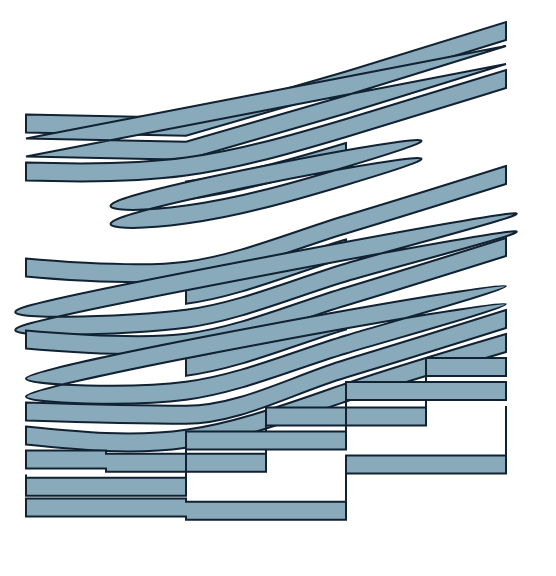

Here is the Vega-Lite specification saved for this chart:
### Vega specification from a JSON file in a GitHub repository (floating-point values rounded to 4 significant figures)
{"$schema": "https://vega.github.io/schema/vega/v6.json", "width": 260, "height": 278, "padding": 5, "marks": [{"type": "area", "from": {"data": "p4"}, "encode": {"update": {"x": {"field": "x"}, "y": {"signal": "datum.y + 0"}, "y2": {"signal": "datum.y + 0 + 9"}, "interpolate": {"value": "linear"}, "fill": {"value": "#8ab"}, "stroke": {"value": "#123"}}}}, {"type": "area", "from": {"data": "p4"}, "encode": {"update": {"x": {"field": "x"}, "y": {"signal": "datum.y + 12"}, "y2": {"signal": "datum.y + 12 + 9"}, "interpolate": {"value": "linear-closed"}, "fill": {"value": "#8ab"}, "stroke": {"value": "#123"}}}}, {"type": "area", "from": {"data": "p4"}, "encode": {"update": {"x": {"field": "x"}, "y": {"signal": "datum.y + 24"}, "y2": {"signal": "datum.y + 24 + 9"}, "interpolate": {"value": "basis"}, "fill": {"value": "#8ab"}, "stroke": {"value": "#123"}}}}, {"type": "area", "from": {"data": "p4"}, "encode": {"update": {"x": {"field": "x"}, "y": {"signal": "datum.y + 36"}, "y2": {"signal": "datum.y + 36 + 9"}, "interpolate": {"value": "basis-open"}, "fill": {"value": "#8ab"}, "stroke": {"value": "#123"}}}}, {"type": "area", "from": {"data": "p4"}, "encode": {"update": {"x": {"field": "x"}, "y": {"signal": "datum.y + 48"}, "y2": {"signal": "datum.y + 48 + 9"}, "interpolate": {"value": "basis-closed"}, "fill": {"value": "#8ab"}, "stroke": {"value": "#123"}}}}, {"type": "area", "from": {"data": "p4"}, "encode": {"update": {"x": {"field": "x"}, "y": {"signal": "datum.y + 72"}, "y2": {"signal": "datum.y + 72 + 9"}, "interpolate": {"value": "cardinal"}, "fill": {"value": "#8ab"}, "stroke": {"value": "#123"}}}}, {"type": "area", "from": {"data": "p4"}, "encode": {"update": {"x": {"field": "x"}, "y": {"signal": "datum.y + 84"}, "y2": {"signal": "datum.y + 84 + 9"}, "interpolate": {"value": "cardinal-open"}, "fill": {"value": "#8ab"}, "stroke": {"value": "#123"}}}}, {"type": "area", "from": {"data": "p4"}, "encode": {"update": {"x": {"field": "x"}, "y": {"signal": "datum.y + 96"}, "y2": {"signal": "datum.y + 96 + 9"}, "interpolate": {"value": "cardinal-closed"}, "fill": {"value": "#8ab"}, "stroke": {"value": "#123"}}}}, {"type": "area", "from": {"data": "p4"}, "encode": {"update": {"x": {"field": "x"}, "y": {"signal": "datum.y + 108"}, "y2": {"signal": "datum.y + 108 + 9"}, "interpolate": {"value": "catmull-rom"}, "fill": {"value": "#8ab"}, "stroke": {"value": "#123"}}}}, {"type": "area", "from": {"data": "p4"}, "encode": {"update": {"x": {"field": "x"}, "y": {"signal": "datum.y + 120"}, "y2": {"signal": "datum.y + 120 + 9"}, "interpolate": {"value": "catmull-rom-open"}, "fill": {"value": "#8ab"}, "stroke": {"value": "#123"}}}}, {"type": "area", "from": {"data": "p4"}, "encode": {"update": {"x": {"field": "x"}, "y": {"signal": "datum.y + 132"}, "y2": {"signal": "datum.y + 132 + 9"}, "interpolate": {"value": "catmull-rom-closed"}, "fill": {"value": "#8ab"}, "stroke": {"value": "#123"}}}}, {"type": "area", "from": {"data": "p4"}, "encode": {"update": {"x": {"field": "x"}, "y": {"signal": "datum.y + 144"}, "y2": {"signal": "datum.y + 144 + 9"}, "interpolate": {"value": "monotone"}, "fill": {"value": "#8ab"}, "stroke": {"value": "#123"}}}}, {"type": "area", "from": {"data": "p4"}, "encode": {"update": {"x": {"field": "x"}, "y": {"signal": "datum.y + 156"}, "y2": {"signal": "datum.y + 156 + 9"}, "interpolate": {"value": "natural"}, "fill": {"value": "#8ab"}, "stroke": {"value": "#123"}}}}, {"type": "area", "from": {"data": "p4"}, "encode": {"update": {"x": {"field": "x"}, "y": {"signal": "datum.y + 168"}, "y2": {"signal": "datum.y + 168 + 9"}, "interpolate": {"value": "step"}, "fill": {"value": "#8ab"}, "stroke": {"value": "#123"}}}}, {"type": "area", "from": {"data": "p4"}, "encode": {"update": {"x": {"field": "x"}, "y": {"signal": "datum.y + 180"}, "y2": {"signal": "datum.y + 180 + 9"}, "interpolate": {"value": "step-before"}, "fill": {"value": "#8ab"}, "stroke": {"value": "#123"}}}}, {"type": "area", "from": {"data": "p4"}, "encode": {"update": {"x": {"field": "x"}, "y": {"signal": "datum.y + 192"}, "y2": {"signal": "datum.y + 192 + 9"}, "interpolate": {"value": "step-after"}, "fill": {"value": "#8ab"}, "stroke": {"value": "#123"}}}}], "data": [{"name": "p4", "values": [{"x": 0.0, "y": 52.28, "g": true}, {"x": 80.0, "y": 53.89, "g": true}, {"x": 160.0, "y": 30.75, "g": true}, {"x": 240.0, "y": 6.027, "g": false}]}]}
